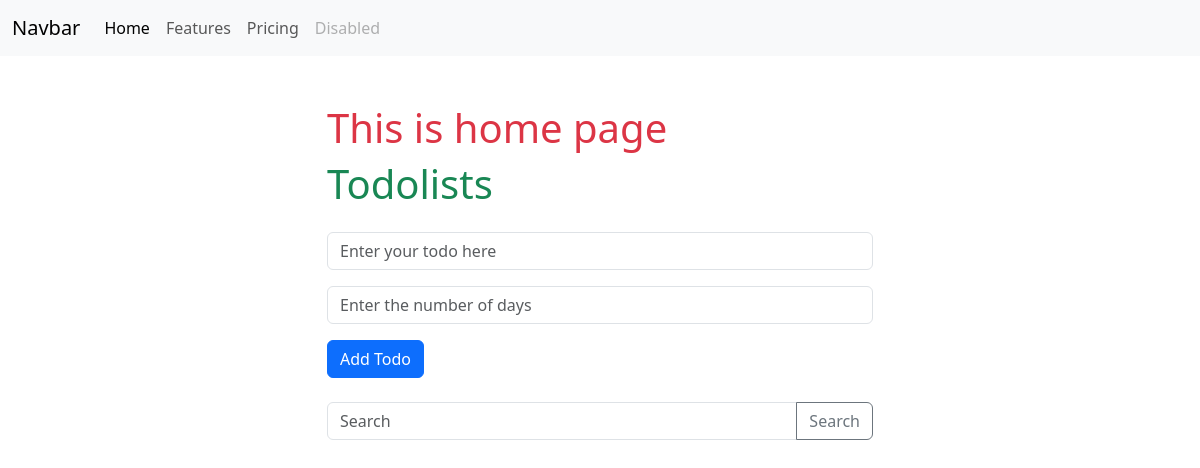
The app's page / (signed in), older data.
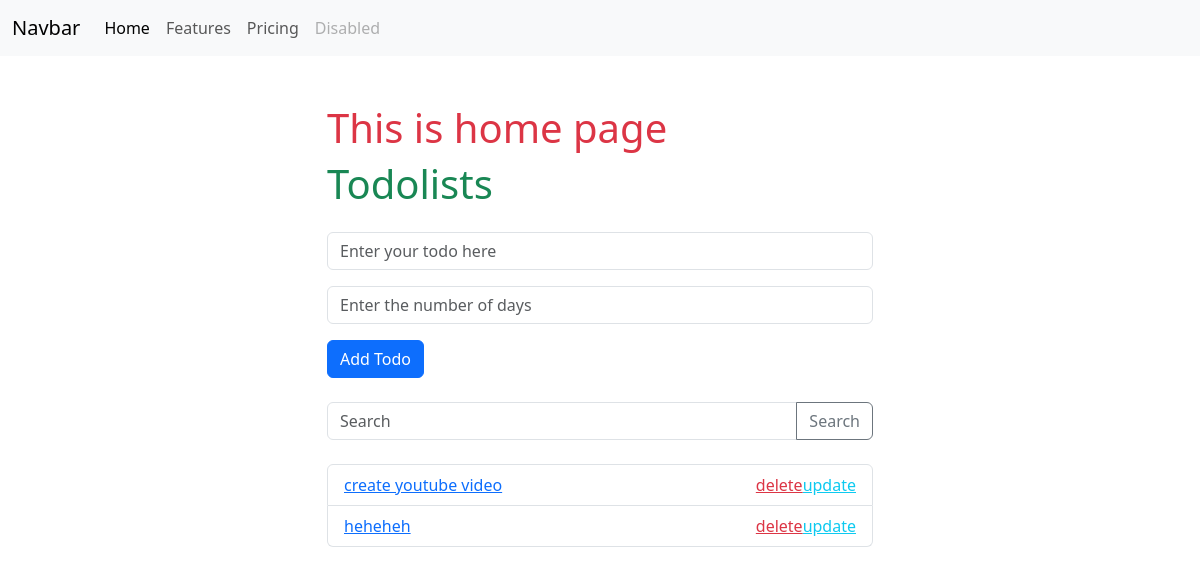
The same page, newer data.
### app/models.py (models this page shows)
class Todolist(models.Model):
    user = models.ForeignKey(User,on_delete=models.CASCADE,null = True,blank=True)
    title = models.CharField(max_length=255)
    days = models.IntegerField()
    is_completed = models.BooleanField()

### app/views.py (the view)
# urls.py: path('',index),
def index(request):
    todolists = Todolist.objects.filter(user = request.user)
    status = request.GET.get('status')
    search = request.GET.get('search')
    if status == None:
        todolists = Todolist.objects.filter(user = request.user)
    elif status == "completed":
        todolists = Todolist.objects.filter(is_completed = True,user = request.user)
    else:
        todolists = Todolist.objects.filter(is_completed = False,user = request.user)
    error = ""
    if search:
        todolists = Todolist.objects.filter(title__icontains = search,user = request.user)
    if request.method == "POST":
        title = request.POST.get('todolist')
        days = request.POST.get('days')
        if title == "" or title is None or days == "" or days is None:
            messages.error(request,'All fields are required!!!')
            return redirect('/')
        Todolist.objects.create(title = title,days = days,is_completed = False,user = request.user)
        return redirect('/')
    else:
        context = {
        'todolists':todolists,
        'error':error
        }
        return render(request,'index.html',context)

### templates/index.html (shortened to what this page needs)
{%extends 'base.html'%}
{%block content%}
<div class="container mt-5">
  <div class="row">
    <div class="col-md-6 offset-md-3">
      <h1 class="text-danger">This is home page</h1>
      <h1 class="text-success">Todolists</h1>
      <form action="" method="post" class="my-4">
        <div class="mb-3">
          <input type="text" class="form-control" placeholder="Enter your todo here" name="todolist">
        </div>
        <div class="mb-3">
          <input type="text" class="form-control" placeholder="Enter the number of days" name="days">
        </div>
        <button type="submit" class="btn btn-primary">Add Todo</button>
      </form>
      <form action="" method="GET" class="my-4">
        <div class="input-group">
          <input type="text" class="form-control" placeholder="Search" name="search">
          <button class="btn btn-outline-secondary" type="submit">Search</button>
        </div>
      </form>
      <ul class="list-group">
        {% for todolist in todolists %}
        <li class="list-group-item">
          {% if todolist.is_completed %}
          <a href="/details/{{todolist.pk}}" class="text-decoration-line-through">{{todolist.title}}</a>
          {% else %}
          <a href="/details/{{todolist.pk}}">{{todolist.title}}</a>
          {% endif %}
          <a href="update/{{todolist.pk}}" class="text-info float-end">update</a>
          <a href="delete/{{todolist.pk}}" class="text-danger float-end">delete</a>
        </li>
        {% endfor %}
      </ul>
    </div>
  </div>
</div>
{%endblock content%}

### templates/base.html (shortened to what this page needs)
<!doctype html>
<html lang="en">
  <head>
    <link href="https://cdn.jsdelivr.net/npm/bootstrap@5.3.3/dist/css/bootstrap.min.css" rel="stylesheet">
  </head>
  <body>
    <nav class="navbar navbar-expand-lg bg-body-tertiary">
        <div class="container-fluid">
          <a class="navbar-brand" href="#">Navbar</a>
          <div class="collapse navbar-collapse" id="navbarNav">
            <ul class="navbar-nav">
              <li class="nav-item">
                <a class="nav-link active" aria-current="page" href="#">Home</a>
              </li>
              <li class="nav-item">
                <a class="nav-link" href="#">Features</a>
              </li>
              <li class="nav-item">
                <a class="nav-link" href="#">Pricing</a>
              </li>
              <li class="nav-item">
                <a class="nav-link disabled" aria-disabled="true">Disabled</a>
              </li>
            </ul>
          </div>
        </div>
    </nav>
    {%block content%}{%endblock content%}
  </body>
</html>

Row changes from the older to the newer data that the page shows:
added Todolist: title "create youtube video"
added Todolist: title "heheheh"
